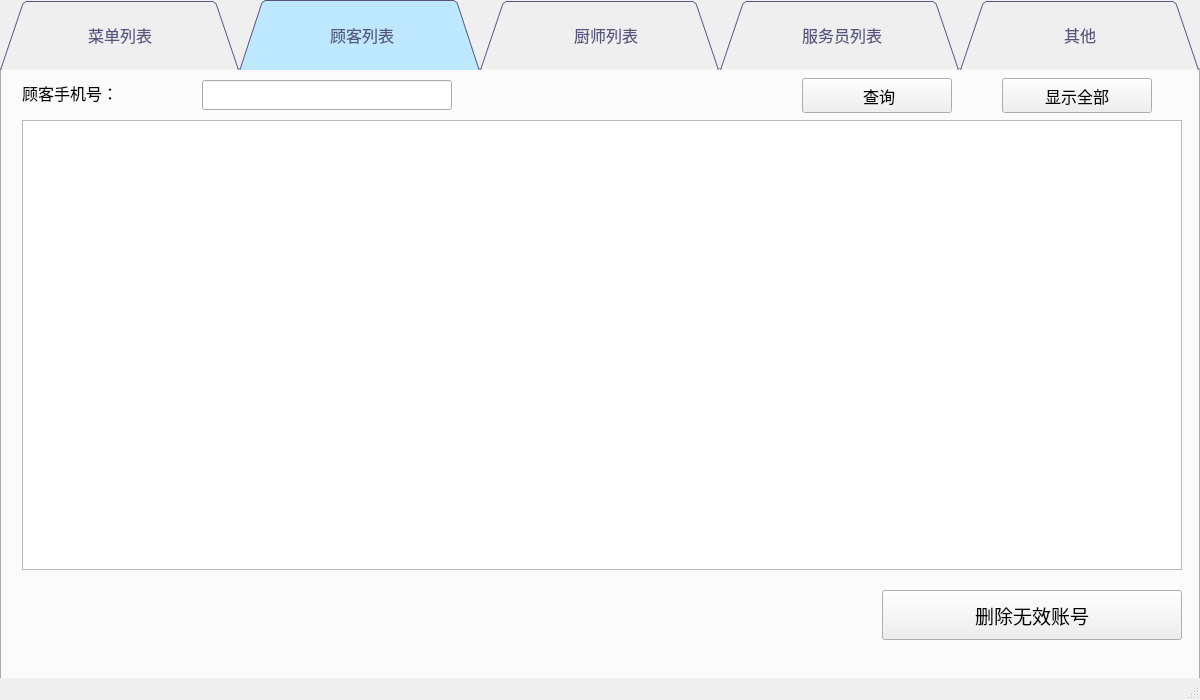
<?xml version="1.0" encoding="UTF-8"?>
<ui version="4.0">
 <class>adminwindow</class>
 <widget class="QMainWindow" name="adminwindow">
  <property name="geometry">
   <rect>
    <x>0</x>
    <y>0</y>
    <width>1200</width>
    <height>700</height>
   </rect>
  </property>
  <property name="windowTitle">
   <string>点都德++餐厅服务与管理系统</string>
  </property>
  <property name="styleSheet">
   <string notr="true">QTabBar::tab{
background: rgb(188, 203, 255);
	color: rgb(85, 85, 127);
	padding:20px;
width:200px;
height:30px;
	font: 14pt &quot;微软雅黑&quot;;
}
QTabBar::tab:selected{
background-color: rgb(189, 232, 255);

}
</string>
  </property>
  <widget class="QWidget" name="centralwidget">
   <widget class="QTabWidget" name="tabWidget">
    <property name="geometry">
     <rect>
      <x>0</x>
      <y>0</y>
      <width>1200</width>
      <height>700</height>
     </rect>
    </property>
    <property name="font">
     <font>
      <family>微软雅黑</family>
      <pointsize>12</pointsize>
     </font>
    </property>
    <property name="tabShape">
     <enum>QTabWidget::Triangular</enum>
    </property>
    <property name="currentIndex">
     <number>1</number>
    </property>
    <widget class="QWidget" name="tab">
     <attribute name="title">
      <string>菜单列表</string>
     </attribute>
     <widget class="QTableWidget" name="mTable">
      <property name="geometry">
       <rect>
        <x>20</x>
        <y>50</y>
        <width>1160</width>
        <height>450</height>
       </rect>
      </property>
      <property name="font">
       <font>
        <family>微软雅黑</family>
        <pointsize>12</pointsize>
       </font>
      </property>
      <property name="editTriggers">
       <set>QAbstractItemView::NoEditTriggers</set>
      </property>
      <property name="selectionMode">
       <enum>QAbstractItemView::SingleSelection</enum>
      </property>
      <property name="selectionBehavior">
       <enum>QAbstractItemView::SelectRows</enum>
      </property>
     </widget>
     <widget class="QLabel" name="label">
      <property name="geometry">
       <rect>
        <x>20</x>
        <y>10</y>
        <width>150</width>
        <height>30</height>
       </rect>
      </property>
      <property name="font">
       <font>
        <family>微软雅黑</family>
        <pointsize>12</pointsize>
       </font>
      </property>
      <property name="text">
       <string> 菜品名称：</string>
      </property>
     </widget>
     <widget class="QLineEdit" name="ldishQuery">
      <property name="geometry">
       <rect>
        <x>150</x>
        <y>10</y>
        <width>250</width>
        <height>30</height>
       </rect>
      </property>
      <property name="font">
       <font>
        <family>微软雅黑</family>
        <pointsize>12</pointsize>
       </font>
      </property>
     </widget>
     <widget class="QPushButton" name="bdishQuery1">
      <property name="geometry">
       <rect>
        <x>450</x>
        <y>7</y>
        <width>150</width>
        <height>35</height>
       </rect>
      </property>
      <property name="font">
       <font>
        <family>微软雅黑</family>
        <pointsize>12</pointsize>
       </font>
      </property>
      <property name="text">
       <string>查询</string>
      </property>
     </widget>
     <widget class="QPushButton" name="bdishShow">
      <property name="geometry">
       <rect>
        <x>20</x>
        <y>520</y>
        <width>180</width>
        <height>50</height>
       </rect>
      </property>
      <property name="font">
       <font>
        <family>微软雅黑</family>
        <pointsize>14</pointsize>
       </font>
      </property>
      <property name="text">
       <string>显示全部</string>
      </property>
     </widget>
     <widget class="QComboBox" name="cQuery">
      <property name="geometry">
       <rect>
        <x>810</x>
        <y>7</y>
        <width>150</width>
        <height>35</height>
       </rect>
      </property>
      <property name="font">
       <font>
        <family>微软雅黑</family>
        <pointsize>12</pointsize>
       </font>
      </property>
      <property name="focusPolicy">
       <enum>Qt::ClickFocus</enum>
      </property>
      <item>
       <property name="text">
        <string/>
       </property>
      </item>
      <item>
       <property name="text">
        <string>蒸包类</string>
       </property>
      </item>
      <item>
       <property name="text">
        <string>煎焗类</string>
       </property>
      </item>
      <item>
       <property name="text">
        <string>蔬菜类</string>
       </property>
      </item>
      <item>
       <property name="text">
        <string>肠粉类</string>
       </property>
      </item>
      <item>
       <property name="text">
        <string>饭粥类</string>
       </property>
      </item>
      <item>
       <property name="text">
        <string>甜品类</string>
       </property>
      </item>
     </widget>
     <widget class="QLabel" name="label_2">
      <property name="geometry">
       <rect>
        <x>650</x>
        <y>10</y>
        <width>150</width>
        <height>30</height>
       </rect>
      </property>
      <property name="font">
       <font>
        <family>微软雅黑</family>
        <pointsize>12</pointsize>
       </font>
      </property>
      <property name="text">
       <string> 菜品种类：</string>
      </property>
     </widget>
     <widget class="QPushButton" name="bdishQuery2">
      <property name="geometry">
       <rect>
        <x>1020</x>
        <y>7</y>
        <width>150</width>
        <height>35</height>
       </rect>
      </property>
      <property name="font">
       <font>
        <family>微软雅黑</family>
        <pointsize>12</pointsize>
       </font>
      </property>
      <property name="text">
       <string>按类查询</string>
      </property>
     </widget>
     <widget class="QPushButton" name="bdishEdit">
      <property name="geometry">
       <rect>
        <x>340</x>
        <y>520</y>
        <width>180</width>
        <height>50</height>
       </rect>
      </property>
      <property name="font">
       <font>
        <family>微软雅黑</family>
        <pointsize>14</pointsize>
       </font>
      </property>
      <property name="text">
       <string>编辑菜品</string>
      </property>
     </widget>
     <widget class="QPushButton" name="bdishAdd">
      <property name="geometry">
       <rect>
        <x>665</x>
        <y>520</y>
        <width>180</width>
        <height>50</height>
       </rect>
      </property>
      <property name="font">
       <font>
        <family>微软雅黑</family>
        <pointsize>14</pointsize>
       </font>
      </property>
      <property name="text">
       <string>增加菜品</string>
      </property>
     </widget>
     <widget class="QPushButton" name="bdishDel">
      <property name="geometry">
       <rect>
        <x>1000</x>
        <y>520</y>
        <width>180</width>
        <height>50</height>
       </rect>
      </property>
      <property name="font">
       <font>
        <family>微软雅黑</family>
        <pointsize>14</pointsize>
       </font>
      </property>
      <property name="text">
       <string>删除菜品</string>
      </property>
     </widget>
    </widget>
    <widget class="QWidget" name="tab_2">
     <attribute name="title">
      <string> 顾客列表</string>
     </attribute>
     <widget class="QTableWidget" name="cusTable">
      <property name="geometry">
       <rect>
        <x>20</x>
        <y>50</y>
        <width>1160</width>
        <height>450</height>
       </rect>
      </property>
      <property name="font">
       <font>
        <family>微软雅黑</family>
        <pointsize>12</pointsize>
       </font>
      </property>
      <property name="editTriggers">
       <set>QAbstractItemView::NoEditTriggers</set>
      </property>
      <property name="selectionMode">
       <enum>QAbstractItemView::SingleSelection</enum>
      </property>
      <property name="selectionBehavior">
       <enum>QAbstractItemView::SelectRows</enum>
      </property>
     </widget>
     <widget class="QPushButton" name="bcusDel">
      <property name="enabled">
       <bool>true</bool>
      </property>
      <property name="geometry">
       <rect>
        <x>880</x>
        <y>520</y>
        <width>300</width>
        <height>50</height>
       </rect>
      </property>
      <property name="font">
       <font>
        <family>微软雅黑</family>
        <pointsize>14</pointsize>
       </font>
      </property>
      <property name="styleSheet">
       <string notr="true">QPushButton::text{
}
color: rgb(187, 226, 255);</string>
      </property>
      <property name="text">
       <string>删除无效账号</string>
      </property>
     </widget>
     <widget class="QLabel" name="label_3">
      <property name="geometry">
       <rect>
        <x>20</x>
        <y>8</y>
        <width>170</width>
        <height>30</height>
       </rect>
      </property>
      <property name="font">
       <font>
        <family>微软雅黑</family>
        <pointsize>12</pointsize>
       </font>
      </property>
      <property name="text">
       <string>顾客手机号：</string>
      </property>
     </widget>
     <widget class="QLineEdit" name="lcusQuery">
      <property name="geometry">
       <rect>
        <x>200</x>
        <y>10</y>
        <width>250</width>
        <height>30</height>
       </rect>
      </property>
      <property name="font">
       <font>
        <family>微软雅黑</family>
        <pointsize>12</pointsize>
       </font>
      </property>
     </widget>
     <widget class="QPushButton" name="bcusQuery">
      <property name="geometry">
       <rect>
        <x>800</x>
        <y>8</y>
        <width>150</width>
        <height>35</height>
       </rect>
      </property>
      <property name="font">
       <font>
        <family>微软雅黑</family>
        <pointsize>12</pointsize>
       </font>
      </property>
      <property name="text">
       <string> 查询</string>
      </property>
     </widget>
     <widget class="QPushButton" name="bcusShow">
      <property name="geometry">
       <rect>
        <x>1000</x>
        <y>8</y>
        <width>150</width>
        <height>35</height>
       </rect>
      </property>
      <property name="font">
       <font>
        <family>微软雅黑</family>
        <pointsize>12</pointsize>
       </font>
      </property>
      <property name="text">
       <string>显示全部</string>
      </property>
     </widget>
    </widget>
    <widget class="QWidget" name="tab_3">
     <attribute name="title">
      <string>   厨师列表</string>
     </attribute>
     <widget class="QTableWidget" name="cookTable">
      <property name="geometry">
       <rect>
        <x>20</x>
        <y>50</y>
        <width>1160</width>
        <height>450</height>
       </rect>
      </property>
      <property name="font">
       <font>
        <family>微软雅黑</family>
        <pointsize>12</pointsize>
       </font>
      </property>
      <property name="editTriggers">
       <set>QAbstractItemView::NoEditTriggers</set>
      </property>
      <property name="selectionMode">
       <enum>QAbstractItemView::SingleSelection</enum>
      </property>
      <property name="selectionBehavior">
       <enum>QAbstractItemView::SelectRows</enum>
      </property>
     </widget>
     <widget class="QLabel" name="label_4">
      <property name="geometry">
       <rect>
        <x>20</x>
        <y>10</y>
        <width>170</width>
        <height>30</height>
       </rect>
      </property>
      <property name="font">
       <font>
        <family>微软雅黑</family>
        <pointsize>12</pointsize>
       </font>
      </property>
      <property name="text">
       <string>厨师工作证号：</string>
      </property>
     </widget>
     <widget class="QLineEdit" name="lcookQuery">
      <property name="geometry">
       <rect>
        <x>220</x>
        <y>10</y>
        <width>250</width>
        <height>30</height>
       </rect>
      </property>
      <property name="font">
       <font>
        <family>微软雅黑</family>
        <pointsize>12</pointsize>
       </font>
      </property>
     </widget>
     <widget class="QPushButton" name="bcookQuery">
      <property name="geometry">
       <rect>
        <x>800</x>
        <y>8</y>
        <width>150</width>
        <height>35</height>
       </rect>
      </property>
      <property name="font">
       <font>
        <family>微软雅黑</family>
        <pointsize>12</pointsize>
       </font>
      </property>
      <property name="text">
       <string>查询</string>
      </property>
     </widget>
     <widget class="QPushButton" name="bcookShow">
      <property name="geometry">
       <rect>
        <x>1000</x>
        <y>8</y>
        <width>150</width>
        <height>35</height>
       </rect>
      </property>
      <property name="font">
       <font>
        <family>微软雅黑</family>
        <pointsize>12</pointsize>
       </font>
      </property>
      <property name="text">
       <string>显示所有</string>
      </property>
     </widget>
     <widget class="QPushButton" name="bcookDel">
      <property name="enabled">
       <bool>true</bool>
      </property>
      <property name="geometry">
       <rect>
        <x>880</x>
        <y>520</y>
        <width>300</width>
        <height>50</height>
       </rect>
      </property>
      <property name="font">
       <font>
        <family>微软雅黑</family>
        <pointsize>14</pointsize>
       </font>
      </property>
      <property name="styleSheet">
       <string notr="true">QPushButton::text{
}
color: rgb(187, 226, 255);</string>
      </property>
      <property name="text">
       <string>删除无效账号</string>
      </property>
     </widget>
     <widget class="QPushButton" name="bcookAdd">
      <property name="enabled">
       <bool>true</bool>
      </property>
      <property name="geometry">
       <rect>
        <x>520</x>
        <y>520</y>
        <width>300</width>
        <height>50</height>
       </rect>
      </property>
      <property name="font">
       <font>
        <family>微软雅黑</family>
        <pointsize>14</pointsize>
       </font>
      </property>
      <property name="styleSheet">
       <string notr="true">QPushButton::text{
}
color: rgb(187, 226, 255);</string>
      </property>
      <property name="text">
       <string>添加新账号</string>
      </property>
     </widget>
    </widget>
    <widget class="QWidget" name="tab_4">
     <attribute name="title">
      <string> 服务员列表</string>
     </attribute>
     <widget class="QTableWidget" name="wTable">
      <property name="geometry">
       <rect>
        <x>20</x>
        <y>50</y>
        <width>1160</width>
        <height>450</height>
       </rect>
      </property>
      <property name="font">
       <font>
        <family>微软雅黑</family>
        <pointsize>12</pointsize>
       </font>
      </property>
      <property name="editTriggers">
       <set>QAbstractItemView::NoEditTriggers</set>
      </property>
      <property name="selectionMode">
       <enum>QAbstractItemView::SingleSelection</enum>
      </property>
      <property name="selectionBehavior">
       <enum>QAbstractItemView::SelectRows</enum>
      </property>
     </widget>
     <widget class="QLabel" name="label_5">
      <property name="geometry">
       <rect>
        <x>20</x>
        <y>10</y>
        <width>200</width>
        <height>30</height>
       </rect>
      </property>
      <property name="font">
       <font>
        <family>微软雅黑</family>
        <pointsize>12</pointsize>
       </font>
      </property>
      <property name="text">
       <string>  服务员工作证号：</string>
      </property>
     </widget>
     <widget class="QPushButton" name="bwaiterQuery">
      <property name="geometry">
       <rect>
        <x>800</x>
        <y>8</y>
        <width>150</width>
        <height>35</height>
       </rect>
      </property>
      <property name="font">
       <font>
        <family>微软雅黑</family>
        <pointsize>12</pointsize>
       </font>
      </property>
      <property name="text">
       <string>查询</string>
      </property>
     </widget>
     <widget class="QPushButton" name="bwaiterShow">
      <property name="geometry">
       <rect>
        <x>1000</x>
        <y>8</y>
        <width>150</width>
        <height>35</height>
       </rect>
      </property>
      <property name="font">
       <font>
        <family>微软雅黑</family>
        <pointsize>12</pointsize>
       </font>
      </property>
      <property name="text">
       <string>显示所有</string>
      </property>
     </widget>
     <widget class="QLineEdit" name="lwaiterQuery">
      <property name="geometry">
       <rect>
        <x>250</x>
        <y>10</y>
        <width>250</width>
        <height>30</height>
       </rect>
      </property>
      <property name="font">
       <font>
        <family>微软雅黑</family>
        <pointsize>12</pointsize>
       </font>
      </property>
     </widget>
     <widget class="QPushButton" name="bwaiterAdd">
      <property name="enabled">
       <bool>true</bool>
      </property>
      <property name="geometry">
       <rect>
        <x>520</x>
        <y>520</y>
        <width>300</width>
        <height>50</height>
       </rect>
      </property>
      <property name="font">
       <font>
        <family>微软雅黑</family>
        <pointsize>14</pointsize>
       </font>
      </property>
      <property name="styleSheet">
       <string notr="true">QPushButton::text{
}
color: rgb(187, 226, 255);</string>
      </property>
      <property name="text">
       <string>添加新账号</string>
      </property>
     </widget>
     <widget class="QPushButton" name="bwaiterDel">
      <property name="enabled">
       <bool>true</bool>
      </property>
      <property name="geometry">
       <rect>
        <x>880</x>
        <y>520</y>
        <width>300</width>
        <height>50</height>
       </rect>
      </property>
      <property name="font">
       <font>
        <family>微软雅黑</family>
        <pointsize>14</pointsize>
       </font>
      </property>
      <property name="styleSheet">
       <string notr="true">QPushButton::text{
}
color: rgb(187, 226, 255);</string>
      </property>
      <property name="text">
       <string>删除无效账号</string>
      </property>
     </widget>
    </widget>
    <widget class="QWidget" name="tab_5">
     <attribute name="title">
      <string>其他</string>
     </attribute>
     <widget class="QTableWidget" name="tTable">
      <property name="geometry">
       <rect>
        <x>20</x>
        <y>50</y>
        <width>400</width>
        <height>450</height>
       </rect>
      </property>
      <property name="font">
       <font>
        <family>微软雅黑</family>
        <pointsize>12</pointsize>
       </font>
      </property>
      <property name="editTriggers">
       <set>QAbstractItemView::NoEditTriggers</set>
      </property>
      <property name="selectionMode">
       <enum>QAbstractItemView::SingleSelection</enum>
      </property>
      <property name="selectionBehavior">
       <enum>QAbstractItemView::SelectRows</enum>
      </property>
     </widget>
     <widget class="QLabel" name="label_6">
      <property name="geometry">
       <rect>
        <x>20</x>
        <y>11</y>
        <width>300</width>
        <height>30</height>
       </rect>
      </property>
      <property name="font">
       <font>
        <family>微软雅黑</family>
        <pointsize>14</pointsize>
       </font>
      </property>
      <property name="text">
       <string> 显示当前所有餐桌号：</string>
      </property>
     </widget>
     <widget class="QPushButton" name="btableAdd">
      <property name="geometry">
       <rect>
        <x>20</x>
        <y>530</y>
        <width>150</width>
        <height>40</height>
       </rect>
      </property>
      <property name="font">
       <font>
        <family>微软雅黑</family>
        <pointsize>14</pointsize>
       </font>
      </property>
      <property name="text">
       <string>添加桌号</string>
      </property>
     </widget>
     <widget class="QPushButton" name="btableDel">
      <property name="geometry">
       <rect>
        <x>260</x>
        <y>530</y>
        <width>150</width>
        <height>40</height>
       </rect>
      </property>
      <property name="font">
       <font>
        <family>微软雅黑</family>
        <pointsize>14</pointsize>
       </font>
      </property>
      <property name="text">
       <string>删除桌号</string>
      </property>
     </widget>
     <widget class="QLabel" name="label_7">
      <property name="geometry">
       <rect>
        <x>500</x>
        <y>80</y>
        <width>600</width>
        <height>61</height>
       </rect>
      </property>
      <property name="font">
       <font>
        <family>微软雅黑</family>
        <pointsize>20</pointsize>
       </font>
      </property>
      <property name="text">
       <string>    点都德++餐厅服务与管理系统</string>
      </property>
      <property name="alignment">
       <set>Qt::AlignCenter</set>
      </property>
     </widget>
     <widget class="QLabel" name="label_8">
      <property name="geometry">
       <rect>
        <x>650</x>
        <y>140</y>
        <width>300</width>
        <height>40</height>
       </rect>
      </property>
      <property name="font">
       <font>
        <family>微软雅黑</family>
        <pointsize>16</pointsize>
       </font>
      </property>
      <property name="text">
       <string>C++程序设计与训练</string>
      </property>
      <property name="alignment">
       <set>Qt::AlignCenter</set>
      </property>
     </widget>
     <widget class="QLabel" name="label_9">
      <property name="geometry">
       <rect>
        <x>750</x>
        <y>200</y>
        <width>100</width>
        <height>30</height>
       </rect>
      </property>
      <property name="font">
       <font>
        <family>微软雅黑</family>
        <pointsize>12</pointsize>
       </font>
      </property>
      <property name="text">
       <string> 设计者</string>
      </property>
      <property name="alignment">
       <set>Qt::AlignCenter</set>
      </property>
     </widget>
     <widget class="QLabel" name="label_10">
      <property name="geometry">
       <rect>
        <x>620</x>
        <y>260</y>
        <width>400</width>
        <height>41</height>
       </rect>
      </property>
      <property name="font">
       <font>
        <family>微软雅黑</family>
        <pointsize>11</pointsize>
       </font>
      </property>
      <property name="text">
       <string>钟清扬     2016011481</string>
      </property>
      <property name="alignment">
       <set>Qt::AlignCenter</set>
      </property>
     </widget>
     <widget class="QLabel" name="label_11">
      <property name="geometry">
       <rect>
        <x>620</x>
        <y>300</y>
        <width>400</width>
        <height>40</height>
       </rect>
      </property>
      <property name="font">
       <font>
        <family>微软雅黑</family>
        <pointsize>11</pointsize>
       </font>
      </property>
      <property name="text">
       <string>zhongqy16@mails.tsinghua.edu.cn</string>
      </property>
      <property name="alignment">
       <set>Qt::AlignCenter</set>
      </property>
     </widget>
     <widget class="QPushButton" name="bLogout">
      <property name="geometry">
       <rect>
        <x>640</x>
        <y>425</y>
        <width>150</width>
        <height>50</height>
       </rect>
      </property>
      <property name="font">
       <font>
        <family>微软雅黑</family>
        <pointsize>14</pointsize>
       </font>
      </property>
      <property name="text">
       <string>退出登录</string>
      </property>
     </widget>
     <widget class="QPushButton" name="bExit">
      <property name="geometry">
       <rect>
        <x>860</x>
        <y>425</y>
        <width>150</width>
        <height>50</height>
       </rect>
      </property>
      <property name="font">
       <font>
        <family>微软雅黑</family>
        <pointsize>14</pointsize>
       </font>
      </property>
      <property name="text">
       <string>退出系统</string>
      </property>
     </widget>
    </widget>
   </widget>
  </widget>
  <widget class="QMenuBar" name="menubar">
   <property name="geometry">
    <rect>
     <x>0</x>
     <y>0</y>
     <width>1200</width>
     <height>17</height>
    </rect>
   </property>
  </widget>
  <widget class="QStatusBar" name="statusbar"/>
 </widget>
 <resources/>
 <connections/>
</ui>
